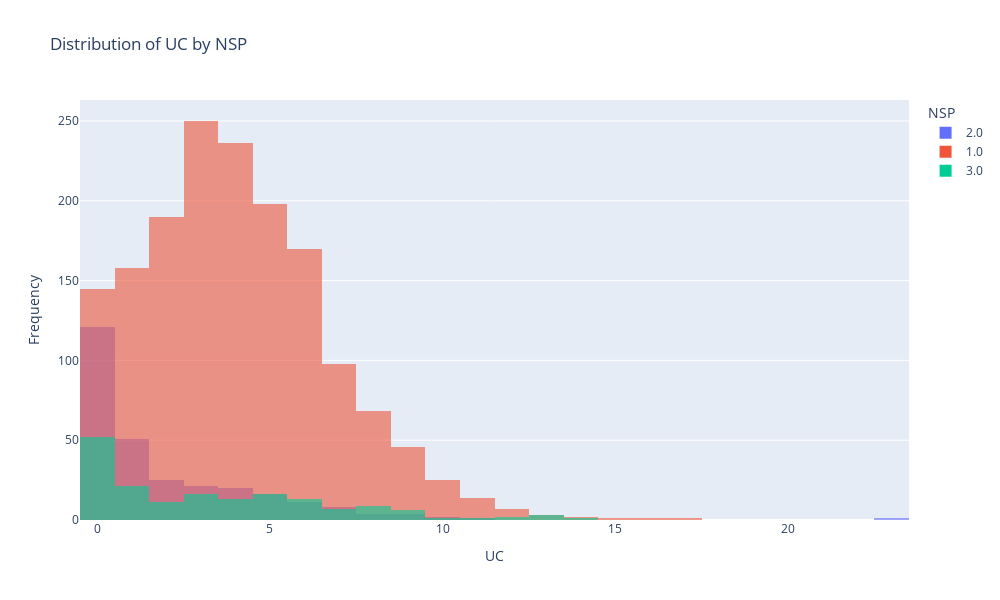

The cell this chart's notebook holds for it:
### Code cell
histograms_cat.histogram_plotly(df, 'UC', 'NSP')

### Figure 1 — Plotly figure (JSON) as saved in the notebook; plotly's stock layout.template omitted (floating-point values rounded to 4 significant figures; data arrays with more than 128 entries replaced by an {"elided": "..."} marker saying what was removed)
{"data": [{"bingroup": "x", "hovertemplate": "NSP=2.0<br>UC=%{x}<br>count=%{y}<extra></extra>", "legendgroup": "2.0", "marker": {"color": "#636efa", "opacity": 0.6, "pattern": {"shape": ""}}, "name": "2.0", "nbinsx": 30, "orientation": "v", "showlegend": true, "type": "histogram", "x": {"elided": "285 float values"}, "xaxis": "x", "yaxis": "y"}, {"bingroup": "x", "hovertemplate": "NSP=1.0<br>UC=%{x}<br>count=%{y}<extra></extra>", "legendgroup": "1.0", "marker": {"color": "#EF553B", "opacity": 0.6, "pattern": {"shape": ""}}, "name": "1.0", "nbinsx": 30, "orientation": "v", "showlegend": true, "type": "histogram", "x": {"elided": "1613 float values"}, "xaxis": "x", "yaxis": "y"}, {"bingroup": "x", "hovertemplate": "NSP=3.0<br>UC=%{x}<br>count=%{y}<extra></extra>", "legendgroup": "3.0", "marker": {"color": "#00cc96", "opacity": 0.6, "pattern": {"shape": ""}}, "name": "3.0", "nbinsx": 30, "orientation": "v", "showlegend": true, "type": "histogram", "x": {"elided": "172 float values"}, "xaxis": "x", "yaxis": "y"}], "layout": {"barmode": "overlay", "height": 600, "legend": {"title": {"text": "NSP"}, "tracegroupgap": 0}, "title": {"text": "Distribution of UC by NSP"}, "width": 1000, "xaxis": {"anchor": "y", "domain": [0, 1], "title": {"text": "UC"}}, "yaxis": {"anchor": "x", "domain": [0, 1], "title": {"text": "Frequency"}}}}
